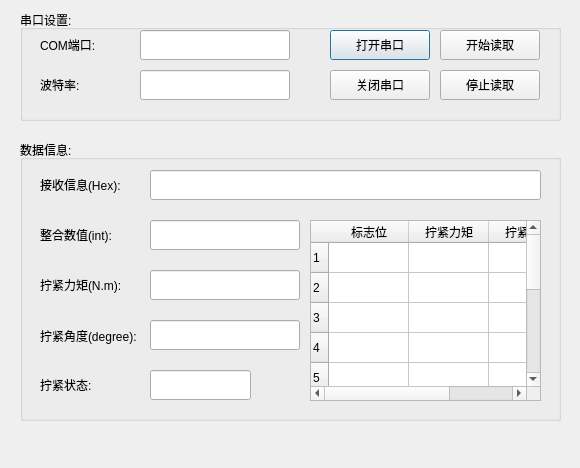
<?xml version="1.0" encoding="UTF-8"?>
<ui version="4.0">
 <class>serialDlg</class>
 <widget class="QDialog" name="serialDlg">
  <property name="geometry">
   <rect>
    <x>0</x>
    <y>0</y>
    <width>580</width>
    <height>468</height>
   </rect>
  </property>
  <property name="sizePolicy">
   <sizepolicy hsizetype="Fixed" vsizetype="Fixed">
    <horstretch>0</horstretch>
    <verstretch>0</verstretch>
   </sizepolicy>
  </property>
  <property name="windowTitle">
   <string>Value Reader</string>
  </property>
  <widget class="QGroupBox" name="groupBox">
   <property name="geometry">
    <rect>
     <x>20</x>
     <y>140</y>
     <width>541</width>
     <height>281</height>
    </rect>
   </property>
   <property name="title">
    <string>数据信息:</string>
   </property>
   <widget class="QLineEdit" name="recvHexEdit">
    <property name="geometry">
     <rect>
      <x>130</x>
      <y>30</y>
      <width>391</width>
      <height>30</height>
     </rect>
    </property>
    <property name="readOnly">
     <bool>true</bool>
    </property>
   </widget>
   <widget class="QLabel" name="label">
    <property name="geometry">
     <rect>
      <x>20</x>
      <y>30</y>
      <width>110</width>
      <height>30</height>
     </rect>
    </property>
    <property name="text">
     <string>接收信息(Hex):</string>
    </property>
   </widget>
   <widget class="QLineEdit" name="transValEdit">
    <property name="geometry">
     <rect>
      <x>130</x>
      <y>80</y>
      <width>150</width>
      <height>30</height>
     </rect>
    </property>
    <property name="readOnly">
     <bool>true</bool>
    </property>
   </widget>
   <widget class="QLabel" name="label_2">
    <property name="geometry">
     <rect>
      <x>20</x>
      <y>80</y>
      <width>110</width>
      <height>30</height>
     </rect>
    </property>
    <property name="text">
     <string>整合数值(int):</string>
    </property>
   </widget>
   <widget class="QLineEdit" name="tightTorqueEdit">
    <property name="geometry">
     <rect>
      <x>130</x>
      <y>130</y>
      <width>150</width>
      <height>30</height>
     </rect>
    </property>
    <property name="readOnly">
     <bool>true</bool>
    </property>
   </widget>
   <widget class="QLabel" name="label_3">
    <property name="geometry">
     <rect>
      <x>20</x>
      <y>130</y>
      <width>110</width>
      <height>30</height>
     </rect>
    </property>
    <property name="text">
     <string>拧紧力矩(N.m):</string>
    </property>
   </widget>
   <widget class="QLineEdit" name="tightAngleEdit">
    <property name="geometry">
     <rect>
      <x>130</x>
      <y>180</y>
      <width>150</width>
      <height>30</height>
     </rect>
    </property>
    <property name="readOnly">
     <bool>true</bool>
    </property>
   </widget>
   <widget class="QLabel" name="label_4">
    <property name="geometry">
     <rect>
      <x>20</x>
      <y>180</y>
      <width>111</width>
      <height>31</height>
     </rect>
    </property>
    <property name="text">
     <string>拧紧角度(degree):</string>
    </property>
   </widget>
   <widget class="QLabel" name="label_10">
    <property name="geometry">
     <rect>
      <x>20</x>
      <y>230</y>
      <width>110</width>
      <height>30</height>
     </rect>
    </property>
    <property name="text">
     <string>拧紧状态:</string>
    </property>
   </widget>
   <widget class="QLineEdit" name="flagBitEdit">
    <property name="geometry">
     <rect>
      <x>130</x>
      <y>230</y>
      <width>101</width>
      <height>30</height>
     </rect>
    </property>
    <property name="readOnly">
     <bool>true</bool>
    </property>
   </widget>
   <widget class="QLabel" name="flagBitLabel">
    <property name="geometry">
     <rect>
      <x>250</x>
      <y>230</y>
      <width>30</width>
      <height>30</height>
     </rect>
    </property>
    <property name="styleSheet">
     <string notr="true"/>
    </property>
    <property name="text">
     <string/>
    </property>
   </widget>
   <widget class="QTableWidget" name="dataTable">
    <property name="geometry">
     <rect>
      <x>290</x>
      <y>80</y>
      <width>231</width>
      <height>181</height>
     </rect>
    </property>
    <attribute name="horizontalHeaderDefaultSectionSize">
     <number>80</number>
    </attribute>
    <row>
     <property name="text">
      <string>1</string>
     </property>
    </row>
    <row>
     <property name="text">
      <string>2</string>
     </property>
    </row>
    <row>
     <property name="text">
      <string>3</string>
     </property>
    </row>
    <row>
     <property name="text">
      <string>4</string>
     </property>
    </row>
    <row>
     <property name="text">
      <string>5</string>
     </property>
    </row>
    <row>
     <property name="text">
      <string>6</string>
     </property>
    </row>
    <row>
     <property name="text">
      <string>7</string>
     </property>
    </row>
    <row>
     <property name="text">
      <string>8</string>
     </property>
    </row>
    <row>
     <property name="text">
      <string>9</string>
     </property>
    </row>
    <row>
     <property name="text">
      <string>10</string>
     </property>
    </row>
    <column>
     <property name="text">
      <string>标志位</string>
     </property>
    </column>
    <column>
     <property name="text">
      <string>拧紧力矩</string>
     </property>
    </column>
    <column>
     <property name="text">
      <string>拧紧角度</string>
     </property>
    </column>
   </widget>
  </widget>
  <widget class="QGroupBox" name="groupBox_2">
   <property name="geometry">
    <rect>
     <x>20</x>
     <y>10</y>
     <width>541</width>
     <height>111</height>
    </rect>
   </property>
   <property name="title">
    <string>串口设置:</string>
   </property>
   <widget class="QPushButton" name="openBtn">
    <property name="geometry">
     <rect>
      <x>310</x>
      <y>20</y>
      <width>100</width>
      <height>30</height>
     </rect>
    </property>
    <property name="text">
     <string>打开串口</string>
    </property>
   </widget>
   <widget class="QLineEdit" name="portEdit">
    <property name="geometry">
     <rect>
      <x>120</x>
      <y>20</y>
      <width>150</width>
      <height>30</height>
     </rect>
    </property>
    <property name="readOnly">
     <bool>false</bool>
    </property>
   </widget>
   <widget class="QLabel" name="label_7">
    <property name="geometry">
     <rect>
      <x>20</x>
      <y>20</y>
      <width>110</width>
      <height>30</height>
     </rect>
    </property>
    <property name="text">
     <string>COM端口:</string>
    </property>
   </widget>
   <widget class="QPushButton" name="closeBtn">
    <property name="geometry">
     <rect>
      <x>310</x>
      <y>60</y>
      <width>100</width>
      <height>30</height>
     </rect>
    </property>
    <property name="text">
     <string>关闭串口</string>
    </property>
   </widget>
   <widget class="QLabel" name="label_8">
    <property name="geometry">
     <rect>
      <x>20</x>
      <y>60</y>
      <width>110</width>
      <height>30</height>
     </rect>
    </property>
    <property name="text">
     <string>波特率:</string>
    </property>
   </widget>
   <widget class="QLineEdit" name="baudrateEdit">
    <property name="geometry">
     <rect>
      <x>120</x>
      <y>60</y>
      <width>150</width>
      <height>30</height>
     </rect>
    </property>
    <property name="readOnly">
     <bool>false</bool>
    </property>
   </widget>
   <widget class="QPushButton" name="stopReadBtn">
    <property name="geometry">
     <rect>
      <x>420</x>
      <y>60</y>
      <width>100</width>
      <height>30</height>
     </rect>
    </property>
    <property name="text">
     <string>停止读取</string>
    </property>
   </widget>
   <widget class="QPushButton" name="startReadBtn">
    <property name="geometry">
     <rect>
      <x>420</x>
      <y>20</y>
      <width>100</width>
      <height>30</height>
     </rect>
    </property>
    <property name="text">
     <string>开始读取</string>
    </property>
   </widget>
  </widget>
  <widget class="QLabel" name="infoLabel">
   <property name="geometry">
    <rect>
     <x>20</x>
     <y>430</y>
     <width>541</width>
     <height>30</height>
    </rect>
   </property>
   <property name="text">
    <string/>
   </property>
  </widget>
 </widget>
 <resources/>
 <connections/>
</ui>
